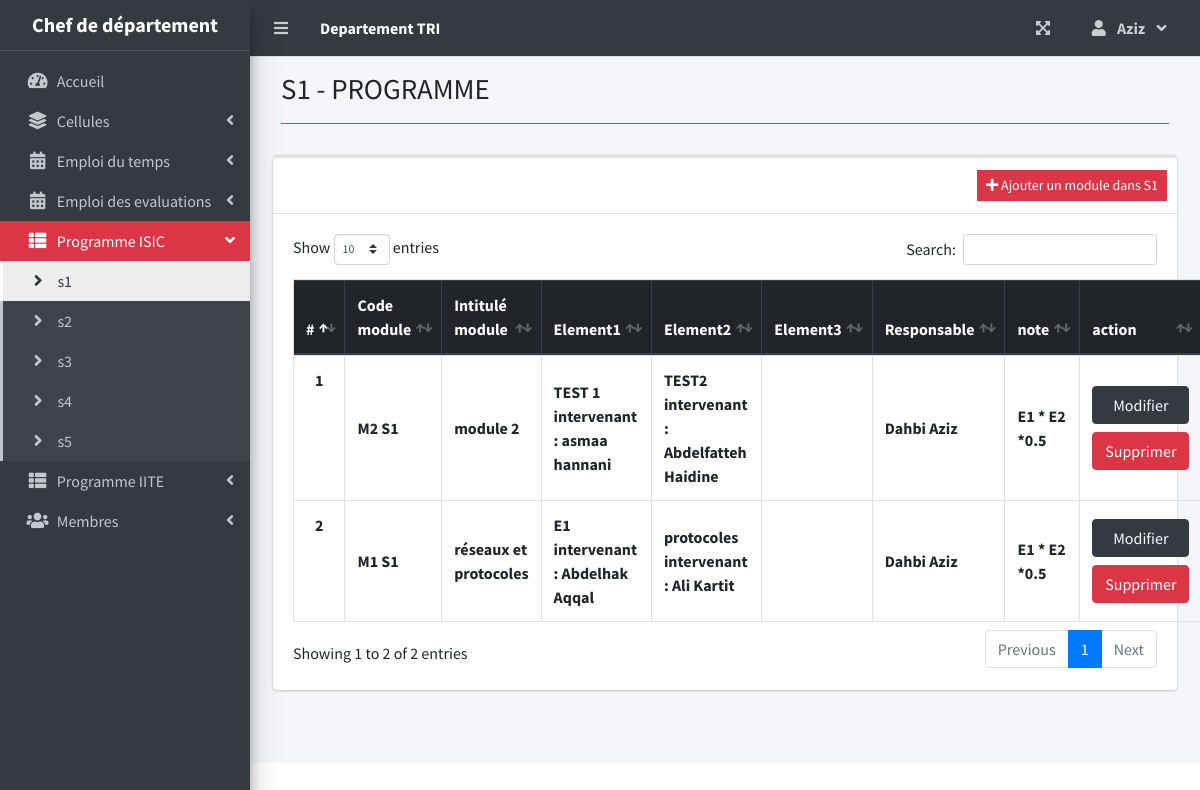
The page /index.php?page=s1list (signed in) on the database its author committed.
### tables this page shows
CREATE TABLE `module` (
  `module_id` int(30) NOT NULL,
  `code_module` varchar(20) NOT NULL,
  `intitule` text NOT NULL,
  `element1` varchar(200) NOT NULL,
  `inter1` varchar(200) NOT NULL,
  `element2` varchar(200) NOT NULL,
  `inter2` varchar(200) NOT NULL,
  `element3` varchar(200) NOT NULL,
  `inter3` varchar(200) NOT NULL,
  `responsable` varchar(100) NOT NULL,
  `note` varchar(400) NOT NULL,
  `id_semestre` int(5) NOT NULL
);

CREATE TABLE `users` (
  `id` int(30) NOT NULL,
  `firstname` varchar(200) NOT NULL,
  `lastname` varchar(200) NOT NULL,
  `email` varchar(200) NOT NULL,
  `password` text NOT NULL,
  `type` tinyint(1) NOT NULL DEFAULT 2 COMMENT '1 = admin, 2 = staff',
  `avatar` text NOT NULL,
  `date_created` datetime NOT NULL DEFAULT current_timestamp(),
  `id_fonction` int(2) NOT NULL,
  `id_f_c` int(2) DEFAULT 0 COMMENT '1,2,3 pour les cellules. 4,5 pour les filieres'
);

### s1list.php (the view, shortened to what this page needs)
<?php include'db_connect.php' ?>
<div class="content-header">
    <div class="container-fluid">
        <div class="row mb-2">
          <div class="col-sm-6">
            <h1 class="m-0">S1 - PROGRAMME</h1>
          </div>
        </div>
            <hr class="border-danger">
    </div>
</div>
<div class="col-lg-12">
	<div class="card card-outline card-success">
		<div class="card-header">
            <?php if($_SESSION['login_type'] ==1 ||$_SESSION['login_type'] ==4): ?>
			<div class="card-tools">
				<a class="btn btn-block btn-sm btn-danger btn-flat border-black" href="./index.php?page=addnewmodule&semestr=1"><i class="fa fa-plus"></i> Ajouter un module dans S1</a>
			</div>
            <?php endif; ?>
		</div>
		<div class="card-body">
			<table class="table tabe-hover table-bordered" id="list">
				<thead class = "thead-dark">
					<tr>
					<th class="text-center">#</th>
						<th>Code module</th>
						<th>Intitulé module</th>
						<th>Element1</th>
						<th>Element2</th>
						<th>Element3</th>
						<th>Responsable</th>
						<th>note</th>
						<?php if($_SESSION['login_type'] ==1 ||$_SESSION['login_type'] ==4): ?>
						<th>action</th>
						<?php endif; ?>
					</tr>
				</thead>
				<tbody>
					<?php
					$i = 1;
					$qry = $conn->query("SELECT * FROM module,users,semestre WHERE module.responsable = users.id AND semestre.id_semestre=module.id_semestre AND code_semestre='S1' ");
					while($row= $qry->fetch_assoc()):
					?>
					<tr>
						<th class="text-center"><?php echo $i++ ?></th>
						<td>
						<p><b><?php echo ucwords($row['code_module']) ?></b></p>
						</td>
						<td><b><?php echo $row['intitule'] ?></b></td>
						<td><b><?php echo $row['element1'] ?></br> intervenant : <?php echo $row['inter1']?></br></b></td>
						<td><b><?php echo !empty($row['element2']) ? $row['element2']   ."<br>"."intervenant : ". $row['inter2'] : '' ?></br></b></td>
						<td><b><?php echo !empty($row['element3']) ? $row['element3']   ."<br>"."intervenant : ". $row['inter3'] : '' ?></br></b></td>
						<td><b><?php echo $row['lastname'] ,' ', $row['firstname'] ?></b></td>
						<td><b><?php echo $row['note'] ?></b></td>
						<?php if($_SESSION['login_type'] ==1 ||$_SESSION['login_type'] ==4): ?>
						<td>
							<button type="button" class="btn btn-dark  btn-block" ><a href ="index.php?page=editmodule&module_id=<?php echo $row['module_id'] ?>" class="text-light">Modifier </a></button>
							<button type="button" class="btn btn-danger  btn-block delete_module " href="javascript:void(0)" data-module_id="<?php echo $row['module_id'] ?>" >Supprimer </button>
						</td>
					<?php endif; ?>
					</tr>
				<?php endwhile; ?>
				</tbody>
			</table>
		</div>
	</div>
</div>

### s1list.php (style rules this page uses)
table p { margin: unset !important; }
table td { vertical-align: middle !important }

### rows shown on the page
module: code_module "M2 S1", intitule "module 2", element1 "TEST 1", inter1 "asmaa hannani", element2 "TEST2", inter2 "Abdelfatteh Haidine", users.lastname "Dahbi", users.firstname "Aziz", note "E1 * E2 *0.5"
module: code_module "M1 S1", intitule "réseaux et protocoles", element1 "E1", inter1 "Abdelhak Aqqal", element2 "protocoles", inter2 "Ali Kartit", users.lastname "Dahbi", users.firstname "Aziz", note "E1 * E2 *0.5"

### other values the page prints
$_SESSION['login_firstname'] "Aziz"
